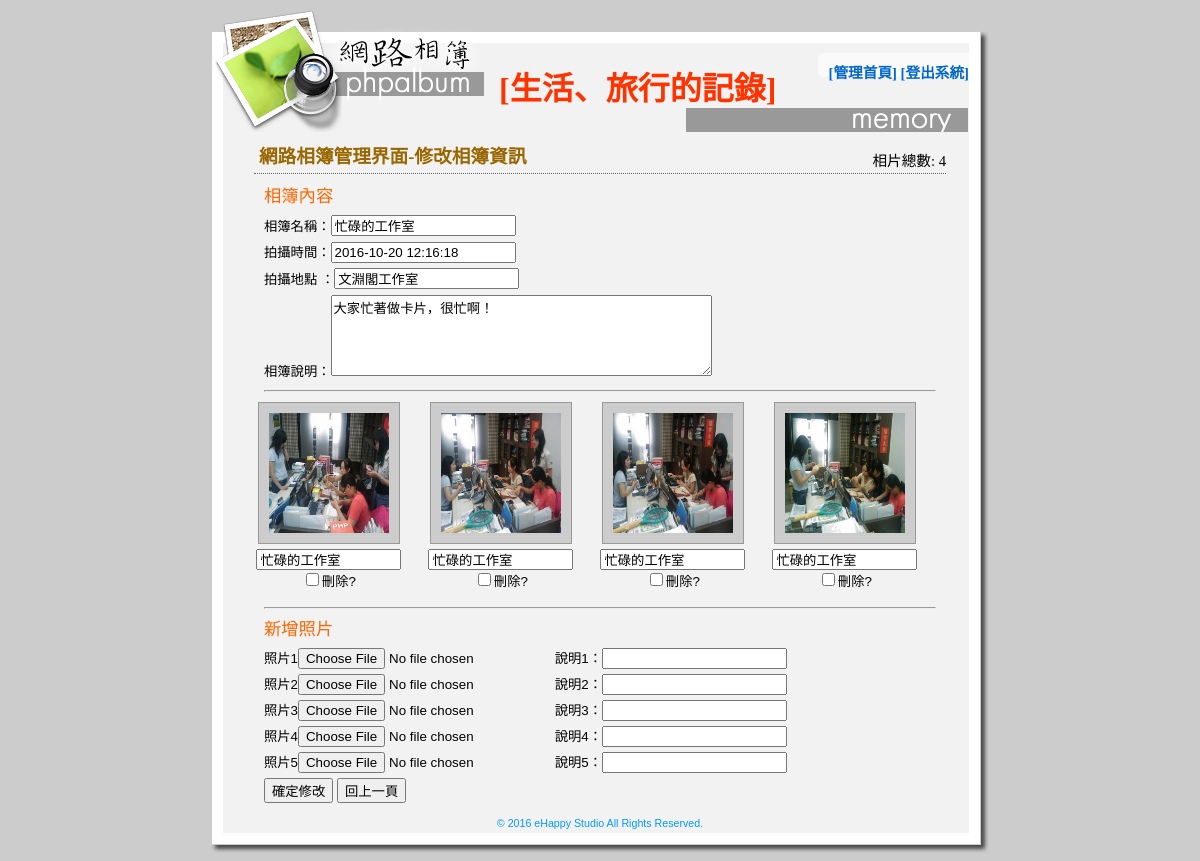
Screenshot of /adminfix.php?id=5 (signed in) with the database file from the repository.
### tables this page shows
CREATE TABLE `album` (
  `album_id` int(11) UNSIGNED NOT NULL,
  `album_date` datetime DEFAULT NULL,
  `album_location` varchar(255) DEFAULT NULL,
  `album_title` varchar(255) DEFAULT NULL,
  `album_desc` text
);

CREATE TABLE `albumphoto` (
  `ap_id` int(11) UNSIGNED NOT NULL,
  `album_id` int(11) UNSIGNED DEFAULT NULL,
  `ap_subject` varchar(255) DEFAULT NULL,
  `ap_date` datetime DEFAULT NULL,
  `ap_picurl` varchar(100) DEFAULT NULL,
  `ap_hits` int(11) UNSIGNED NOT NULL DEFAULT '0'
);

### adminfix.php (the view, shortened to what this page needs)
<?php
function GetSQLValueString($theValue, $theType) {
  switch ($theType) {
    case "int":
      $theValue = ($theValue != "") ? filter_var($theValue, FILTER_SANITIZE_NUMBER_INT) : "";
      break;
  }
  return $theValue;
}
require_once("connMysql.php");
$sid = 0;
if(isset($_GET["id"])&&($_GET["id"]!="")){
	$sid = GetSQLValueString($_GET["id"],"int");
}
$query_RecAlbum = "SELECT * FROM album WHERE album_id={$sid}";
$query_RecPhoto = "SELECT * FROM albumphoto WHERE album_id={$sid} ORDER BY ap_date DESC";
$RecAlbum = $db_link->query($query_RecAlbum);
$RecPhoto = $db_link->query($query_RecPhoto);
$total_records = $RecPhoto->num_rows;
$row_RecAlbum=$RecAlbum->fetch_assoc();
?>
<html>
<head>
<link href="style.css" rel="stylesheet" type="text/css" />
</head>
<body bgcolor="#cccccc">
<table width="778" border="0" align="center" cellpadding="0" cellspacing="0">
  <tr>
    <td height="124" valign="top" background="images/album_r1_c1.jpg"><div class="titleDiv"> [生活、旅行的記錄]<br />
      </div>
      <div class="menulink"><a href="admin.php">[管理首頁]</a> <a href="?logout=true">[登出系統]</a></div></td>
  </tr>
  <tr>
    <td background="images/album_r2_c1.jpg"><div id="mainRegion">
        <table width="90%" border="0" align="center" cellpadding="4" cellspacing="0">
          <tr>
            <td><div class="subjectDiv"> 網路相簿管理界面-修改相簿資訊</div>
              <div class="actionDiv">相片總數: <?php echo $total_records;?></div>
              <form action="" method="post" enctype="multipart/form-data" name="form1" id="form1">
                <div class="normalDiv">
                  <p class="heading">相簿內容</p>
                  <p>相簿名稱：<input name="album_title" type="text" id="album_title" value="<?php echo $row_RecAlbum["album_title"];?>" />
                  <input name="album_id" type="hidden" id="album_id" value="<?php echo $row_RecAlbum["album_id"];?>" /></p>
                  <p>拍攝時間：<input name="album_date" type="text" id="album_date" value="<?php echo $row_RecAlbum["album_date"];?>" /></p>
                  <p>拍攝地點 ：<input name="album_location" type="text" id="album_location" value="<?php echo $row_RecAlbum["album_location"];?>" /></p>
                  <p>相簿說明：<textarea name="album_desc" id="album_desc" cols="45" rows="5"><?php echo $row_RecAlbum["album_desc"];?></textarea></p>
                  <hr />
                </div>
                <?php
			   $checkid=0;
			   while($row_RecPhoto=$RecPhoto->fetch_assoc()){
			   ?>
                <div class="albumDiv">
                  <div class="picDiv"><img src="photos/<?php echo $row_RecPhoto["ap_picurl"];?>" alt="<?php echo $row_RecPhoto["ap_subject"];?>" width="120" height="120" border="0" /></div>
                  <div class="albuminfo">
                    <p>
                      <input name="update_subject[]" type="text" id="update_subject[]" value="<?php echo $row_RecPhoto["ap_subject"];?>" size="15" />
                      <br />
                      <input name="delcheck[]" type="checkbox" id="delcheck[]" value="<?php echo $checkid;$checkid++?>" />刪除?</p>
                  </div>
                </div>
                <?php }?>
                <div class="normalDiv">
                  <hr />
                  <p class="heading">新增照片</p>
                  <p>照片1<input type="file" name="ap_picurl[]" id="ap_picurl[]" />
                  說明1：<input type="text" name="ap_subject[]" id="ap_subject[]" /></p>
                  <p>照片2<input type="file" name="ap_picurl[]" id="ap_picurl[]" />
                  說明2：<input type="text" name="ap_subject[]" id="ap_subject[]" /></p>
                  <p>照片3<input type="file" name="ap_picurl[]" id="ap_picurl[]" />
                  說明3：<input type="text" name="ap_subject[]" id="ap_subject[]" /></p>
                  <p>照片4<input type="file" name="ap_picurl[]" id="ap_picurl[]" />
                  說明4：<input type="text" name="ap_subject[]" id="ap_subject[]" /></p>
                  <p>照片5<input type="file" name="ap_picurl[]" id="ap_picurl[]" />
                  說明5：<input type="text" name="ap_subject[]" id="ap_subject[]" /></p>
                  <p>
                    <input type="submit" name="button" id="button" value="確定修改" />
                    <input type="button" name="button2" id="button2" value="回上一頁" onClick="window.history.back();" />
                  </p>
                </div>
              </form></td>
          </tr>
        </table>
      </div></td>
  </tr>
  <tr>
    <td align="center" background="images/album_r2_c1.jpg" class="trademark">© 2016 eHappy Studio All Rights Reserved.</td>
  </tr>
  <tr>
    <td><img name="album_r4_c1" src="images/album_r4_c1.jpg" width="778" height="24" border="0" id="album_r4_c1" alt="" /></td>
  </tr>
</table>
</body>
</html>

### style.css (style rules this page uses)
#mainRegion p { font-family: Verdana, Arial, Helvetica, sans-serif; font-size: 10pt; line-height: 20px; margin-top: 0px; margin-bottom: 5px; }
#mainRegion form { margin: 0px; }
#mainRegion .heading { font-family: "微軟正黑體"; font-size: 13pt; color: #FF6600; line-height: 150%; font-weight: normal; }
#mainRegion .actionDiv { float: right; margin-top: -30px; font-size: 11pt; font-family: "微軟正黑體"; }
.titleDiv { padding-left: 288px; padding-top: 55px; font-family: "微軟正黑體"; font-size: 24pt; font-weight: bolder; color: #FF3300; }
.menulink { float: right; margin-top: -48px; margin-right: 20px; font-family: "微軟正黑體"; font-size: 11pt; font-weight: bold; }
a { text-decoration: none; }
a:link { color: #0066CC; }
.trademark { font-family: Verdana, Arial, Helvetica, sans-serif; font-size: 8pt; color: #0099FF; }
#mainRegion .picDiv { padding: 10px; background-color: #CCCCCC; height: 120px; width: 120px; border: 1px solid #999999; margin-right: auto; margin-left: auto; margin-bottom: 5px; }
#mainRegion .albumDiv { float: left; height: 200px; width: 150px; text-align: center; margin-right: 22px; margin-bottom: 5px; }
#mainRegion .albumDiv .albuminfo { font-family: "微軟正黑體"; font-size: 11pt; }
#mainRegion .normalDiv { clear: both; margin: 10px; }
#mainRegion .subjectDiv { font-family: "微軟正黑體"; font-size: 14pt; font-weight: bold; color: #996600; padding: 5px; clear: both; border-bottom-width: 1px; border-bottom-style: dotted; border-bottom-color: #666666; margin-bottom: 5px; }

### rows the page displays
album: album_title "忙碌的工作室", album_date "2016-10-20 12:16:18", album_location "文淵閣工作室", album_desc "大家忙著做卡片，很忙啊！"
albumphoto: ap_picurl (picture), ap_subject "忙碌的工作室"
albumphoto: ap_picurl (picture), ap_subject "忙碌的工作室"
albumphoto: ap_picurl (picture), ap_subject "忙碌的工作室"
albumphoto: ap_picurl (picture), ap_subject "忙碌的工作室"

### other values shown
$total_records "4"
